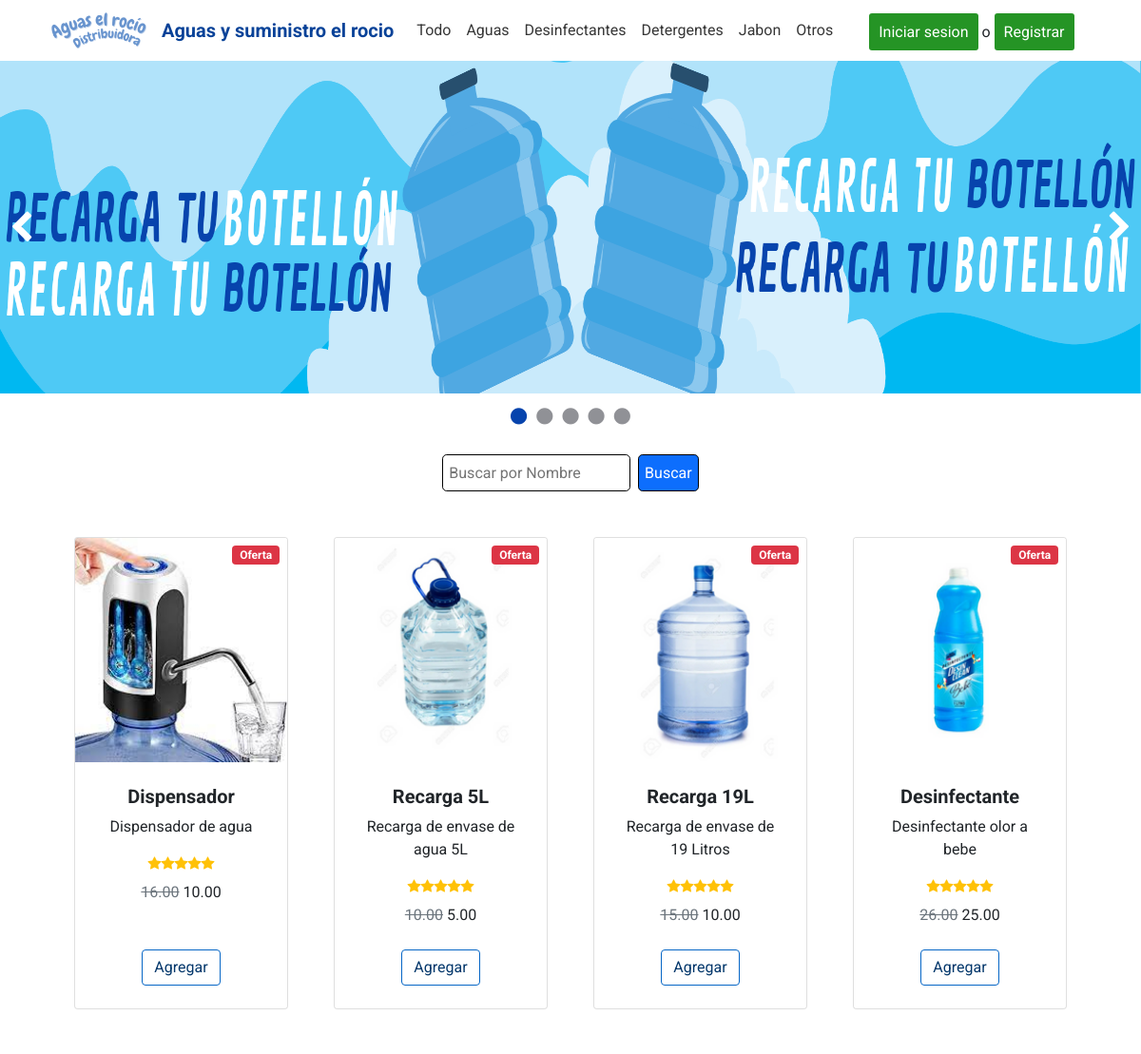
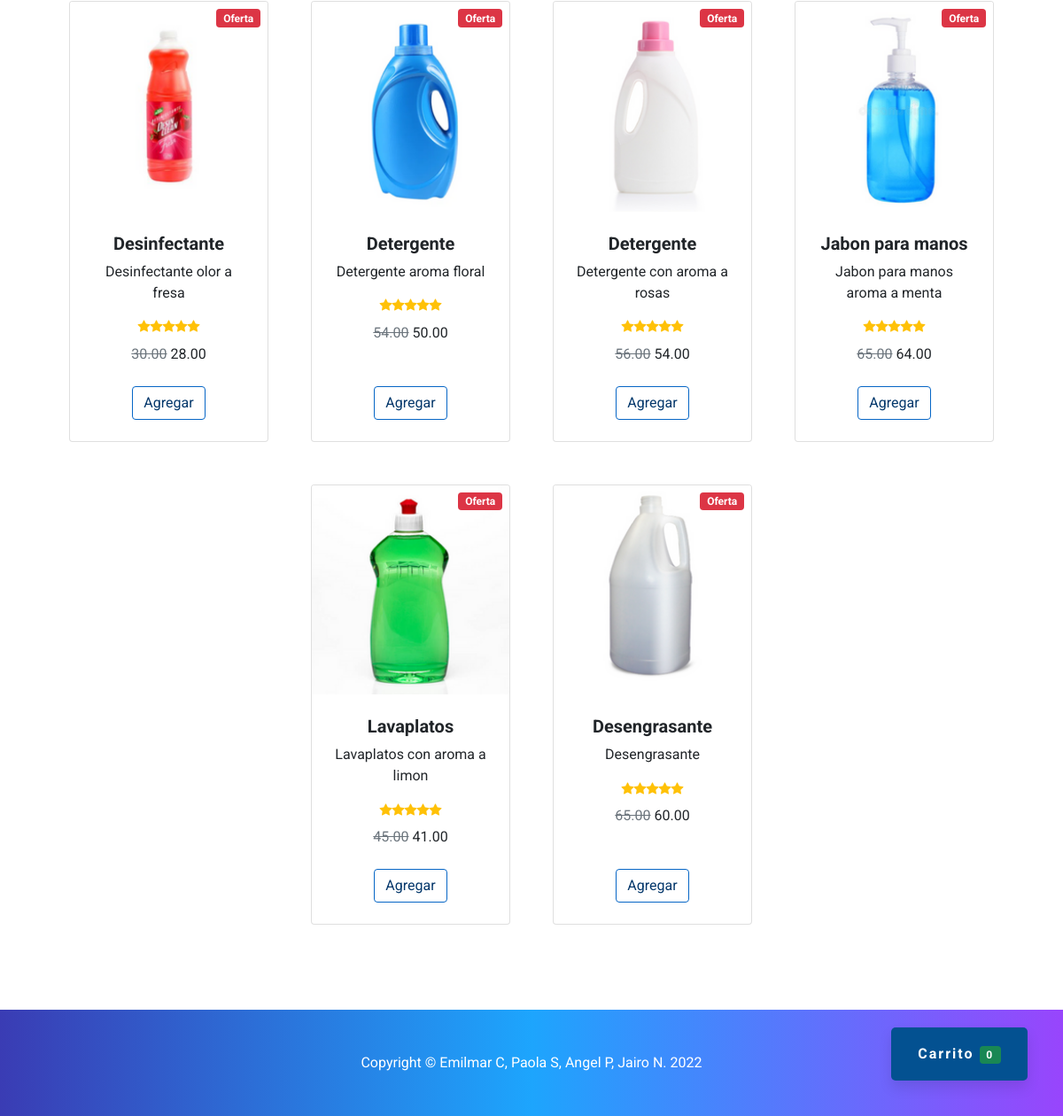
The page / on the database its author committed (2 pictures, top to bottom).
### tables this page shows
CREATE TABLE `categorias` (
  `id` int(11) NOT NULL,
  `categoria` varchar(50) NOT NULL
);

CREATE TABLE `productos` (
  `id` int(11) NOT NULL,
  `nombre` varchar(255) NOT NULL,
  `descripcion` text NOT NULL,
  `precio_normal` decimal(10,2) NOT NULL,
  `precio_rebajado` decimal(10,2) NOT NULL,
  `cantidad` int(11) NOT NULL,
  `imagen` varchar(50) NOT NULL,
  `id_categoria` int(11) NOT NULL
);

### index.php (the view, shortened to what this page needs)
<?php require_once "config/conexion.php"; ?>
<?php
$user='';
?>
<!DOCTYPE html>
<html lang="es">
<head>
    <link href="estilos.css" rel="stylesheet"/>
    <link href="https://cdn.jsdelivr.net/npm/bootstrap-icons@1.5.0/font/bootstrap-icons.css" rel="stylesheet" />
    <link href="assets/css/styles.css" rel="stylesheet"/>
    <link href="assets/css/font-awesome.css" rel="stylesheet" >
</head>
<body>
    <a href="#" class="btn-flotante" id="btnCarrito">Carrito <span class="badge bg-success" id="carrito">0</span></a>
    <div class="container navbar2">
        <nav class="navbar navbar-expand-lg">
            <div class="container-fluid">
                <img class="navbar-brand tam" src="assets/img/logo1.png" alt="">
                <a class="navbar-brand" href="#">Aguas y suministro el rocio</a>
                <div class="collapse navbar-collapse" id="navbarNav">
                    <ul class="navbar-nav">
                        <a href="#" class="nav-link" category="all">Todo</a>
                        <?php
                        $query = mysqli_query($conexion, "SELECT * FROM categorias");
                        while ($data = mysqli_fetch_assoc($query)) { ?>
                            <a href="#" class="nav-link" category="<?php echo $data['categoria']; ?>"><?php echo $data['categoria']; ?></a>
                        <?php } ?>
                        <?php if(!$user==''): ?>
                            <div class="resp">
                                 <p>Bienvenid@ <?= $user['email']; ?></p>
                                  tu sesion ha sido iniciada.
                                <a class="exit" href="logout.php">
                                    Salir
                                </a>
                            </div>
                        <?php else: ?>
                                <div class="links-ini">
                                    <a href="login.php" class="ini">Iniciar sesion</a> o
                                    <a href="signup.php" class="regi">Registrar</a>
                                </div>
                        <?php endif; ?>
                    </ul>
                </div>
            </div>
        </nav>
    </div>
    <div class="slideshow">
		<ul class="slider">
			<li>
				<img src="assets/img/1.png" alt="">
			</li>
		</ul>
		<ol class="pagination">
		</ol>
		<div class="left">
			<span class="fa fa-chevron-left"></span>
		</div>
		<div class="right">
			<span class="fa fa-chevron-right"></span>
		</div>
	</div>
    <?php $query = mysqli_query($conexion, "SELECT p.*, c.id AS id_cat, c.categoria FROM productos p INNER JOIN categorias c ON c.id = p.id_categoria");
                $result = mysqli_num_rows($query); ?>
<form method="post" action="<?php
?>"> <br><br>
<div class="buscar">
    <input type="text" name="buscar" class="bus1" placeholder="Buscar por Nombre"/>
    <input type="submit" name="buscando" class="bus" value="Buscar"/>
</div>
    <section class="py-5">
        <div class="container px-4 px-lg-5">
            <div class="row gx-4 gx-lg-5 row-cols-2 row-cols-md-3 row-cols-xl-4 justify-content-center">
                <?php
                if ($result > 0) {
                    while ($data = mysqli_fetch_assoc($query)) { ?>
                        <div class="col mb-5 productos" category="<?php echo $data['categoria']; ?>">
                            <div class="card h-100">
                                <div class="badge bg-danger text-white position-absolute" style="top: 0.5rem; right: 0.5rem"><?php echo ($data['precio_normal'] > $data['precio_rebajado']) ? 'Oferta' : ''; ?></div>
                                <img class="card-img-top" src="assets/img/<?php echo $data['imagen']; ?>" alt="..." />
                                <div class="card-body p-4">
                                    <div class="text-center">
                                        <h5 class="fw-bolder"><?php echo $data['nombre'] ?></h5>
                                        <p><?php echo $data['descripcion']; ?></p>
                                        <div class="d-flex justify-content-center small text-warning mb-2">
                                            <div class="bi-star-fill"></div>
                                            <div class="bi-star-fill"></div>
                                            <div class="bi-star-fill"></div>
                                            <div class="bi-star-fill"></div>
                                            <div class="bi-star-fill"></div>
                                        </div>
                                        <span class="text-muted text-decoration-line-through"><?php echo $data['precio_normal'] ?></span>
                                        <?php echo $data['precio_rebajado'] ?>
                                    </div>
                                </div>
                                <div class="card-footer p-4 pt-0 border-top-0 bg-transparent">
                                    <div class="text-center"><a class="btn btn-outline-dark mt-auto agregar" data-id="<?php echo $data['id']; ?>" href="#">Agregar</a></div>
                                </div>
                            </div>
                        </div>
                <?php  }
                } ?>
            </div>
        </div>
    </section>
</form>
    <footer class="py-5 bg-dark">
        <div class="container">
            <p class="m-0 text-center text-white">Copyright &copy; Emilmar C, Paola S, Angel P, Jairo N. 2022</p>
        </div>
    </footer>
</body>
</html>

### estilos.css (style rules this page uses)
.btn-flotante { font-size: 16px; font-weight: bold; color: #ffffff; border-radius: 5px; letter-spacing: 2px; background-color: #035191; padding: 18px 30px; position: fixed; bottom: 40px; right: 40px; transition: all 300ms ease 0ms; box-shadow: 0px 8px 15px rgba(0, 0, 0, 0.1); z-index: 99; text-decoration: none; }
.ini,.regi { padding: 10px; background-color: rgb(37, 148, 37); color: white; border-radius: 3px; text-decoration: none; }
.links-ini { margin-left: 30px; margin-top: 10px; }
.tam { width: 100px; }
* { margin: 0; padding: 0; -webkit-box-sizing: border-box; -moz-box-sizing: border-box; box-sizing: border-box; }
ul,ol { list-style: none; margin: 0; }
body { font-family: Open sans; }
.slideshow { width: 100%; position: relative; }
.slider li, ul { width: 100%; }
.slider li { overflow: hidden; }
.slider li img { width: 100%; }
.pagination { position: absolute; top: 102%; width: 100%; display: flex; justify-content: center; }
.left, .right { position: absolute; top: 0; height: 100%; display: flex; align-items: center; color: #fff; font-size: 35px; cursor: pointer; z-index: 2; }
.left { left: 10px; }
.right { right: 10px; }

### rows shown on the page
categorias: categoria "Aguas"
categorias: categoria "Desinfectantes"
categorias: categoria "Detergentes"
categorias: categoria "Jabon"
categorias: categoria "Otros"
productos: shows "Oferta", imagen (picture), nombre "Dispensador", descripcion "Dispensador de agua", precio_normal "16.00", precio_rebajado "10.00"
productos: shows "Oferta", imagen (picture), nombre "Recarga 5L", descripcion "Recarga de envase de agua 5L", precio_normal "10.00", precio_rebajado "5.00"
productos: shows "Oferta", imagen (picture), nombre "Recarga 19L", descripcion "Recarga de envase de 19 Litros", precio_normal "15.00", precio_rebajado "10.00"
productos: shows "Oferta", imagen (picture), nombre "Desinfectante", descripcion "Desinfectante olor a bebe", precio_normal "26.00", precio_rebajado "25.00"
productos: shows "Oferta", imagen (picture), nombre "Desinfectante", descripcion "Desinfectante olor a fresa", precio_normal "30.00", precio_rebajado "28.00"
productos: shows "Oferta", imagen (picture), nombre "Detergente", descripcion "Detergente aroma floral", precio_normal "54.00", precio_rebajado "50.00"
productos: shows "Oferta", imagen (picture), nombre "Detergente", descripcion "Detergente con aroma a rosas", precio_normal "56.00", precio_rebajado "54.00"
productos: shows "Oferta", imagen (picture), nombre "Jabon para manos", descripcion "Jabon para manos aroma a menta", precio_normal "65.00", precio_rebajado "64.00"
productos: shows "Oferta", imagen (picture), nombre "Lavaplatos", descripcion "Lavaplatos con aroma a limon", precio_normal "45.00", precio_rebajado "41.00"
productos: shows "Oferta", imagen (picture), nombre "Desengrasante", descripcion "Desengrasante", precio_normal "65.00", precio_rebajado "60.00"
